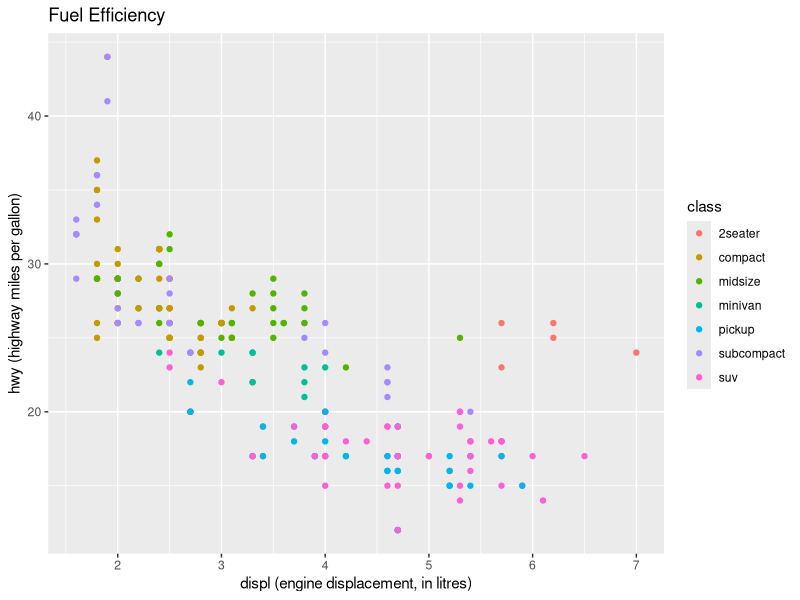
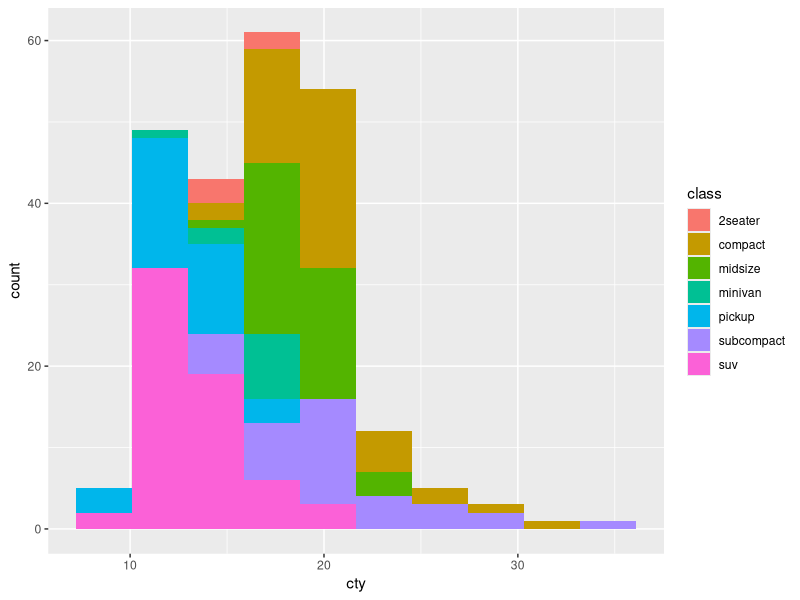
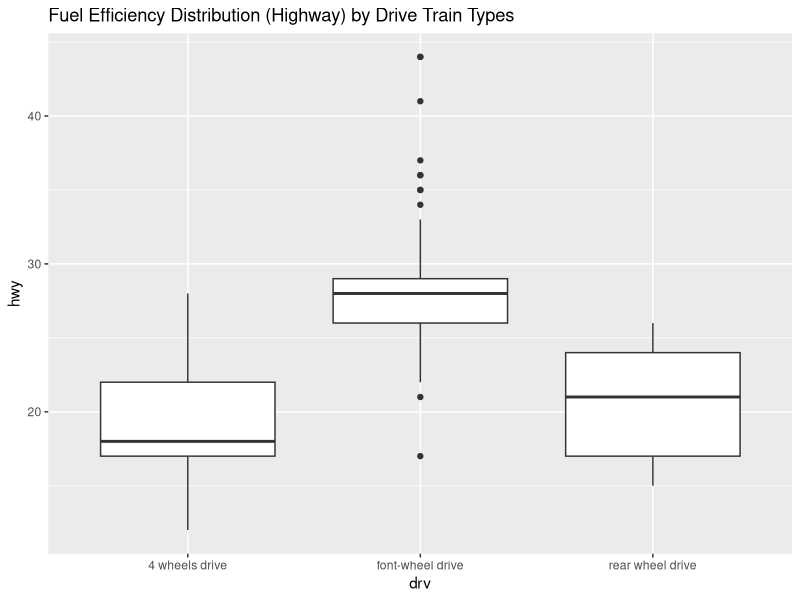

Write the R code that produced these figures, in order.
library(tidyverse)
data(mpg)

ggplot(mpg, aes(x=displ, y=hwy)) + 
    geom_point(mapping=aes(color=class)) + 
    labs(title='Fuel Efficiency', 
         x='displ (engine displacement, in litres)', 
         y='hwy (highway miles per gallon)')

ggplot(mpg) + 
    geom_histogram(mapping=aes(cty, fill=class), bins=10)

ggplot(mpg) + 
    geom_boxplot(aes(drv, hwy)) + 
    labs(title='Fuel Efficiency Distribution (Highway) by Drive Train Types') + 
    scale_x_discrete(labels=c('4'='4 wheels drive', 'f'='font-wheel drive', 'r'='rear wheel drive'))
